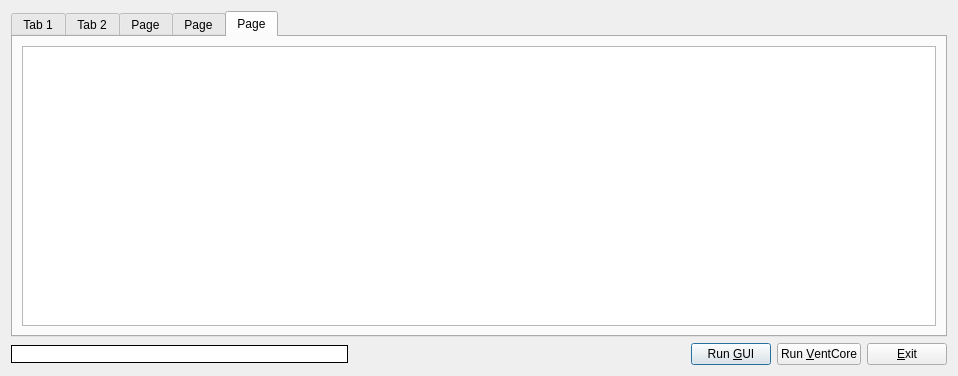
<ui version="4.0" >
 <class>DebugCMP</class>
 <widget class="QDialog" name="DebugCMP" >
  <property name="geometry" >
   <rect>
    <x>0</x>
    <y>0</y>
    <width>958</width>
    <height>376</height>
   </rect>
  </property>
  <property name="windowTitle" >
   <string>Dialog</string>
  </property>
  <layout class="QGridLayout" name="gridLayout_3" >
   <item row="1" column="0" >
    <layout class="QHBoxLayout" name="horizontalLayout" >
     <item>
      <widget class="QLineEdit" name="IDC_VERSION_INFO" >
       <property name="enabled" >
        <bool>false</bool>
       </property>
       <property name="styleSheet" >
        <string notr="true" >QLineEdit
 {
   border-style: outset;
   border-width: 1px;  
   border-color: black;
 }
</string>
       </property>
       <property name="text" >
        <string/>
       </property>
      </widget>
     </item>
     <item>
      <spacer name="horizontalSpacer" >
       <property name="orientation" >
        <enum>Qt::Horizontal</enum>
       </property>
       <property name="sizeHint" stdset="0" >
        <size>
         <width>248</width>
         <height>14</height>
        </size>
       </property>
      </spacer>
     </item>
     <item>
      <widget class="QPushButton" name="newCMPButton" >
       <property name="text" >
        <string>Run &amp;GUI</string>
       </property>
      </widget>
     </item>
     <item>
      <widget class="QPushButton" name="runTestButton" >
       <property name="text" >
        <string>Run &amp;VentCore</string>
       </property>
      </widget>
     </item>
     <item>
      <widget class="QPushButton" name="exitButton" >
       <property name="text" >
        <string>&amp;Exit</string>
       </property>
      </widget>
     </item>
    </layout>
   </item>
   <item row="0" column="0" >
    <widget class="QTabWidget" name="tabWidget" >
     <property name="windowModality" >
      <enum>Qt::NonModal</enum>
     </property>
     <property name="currentIndex" >
      <number>4</number>
     </property>
     <widget class="QWidget" name="tabEVE" >
      <property name="geometry" >
       <rect>
        <x>0</x>
        <y>0</y>
        <width>934</width>
        <height>297</height>
       </rect>
      </property>
      <attribute name="title" >
       <string>Tab 1</string>
      </attribute>
      <layout class="QGridLayout" name="gridLayout" >
       <item row="0" column="0" >
        <widget class="QTextEdit" name="textEdit_1" />
       </item>
      </layout>
     </widget>
     <widget class="QWidget" name="tabGUI" >
      <property name="geometry" >
       <rect>
        <x>0</x>
        <y>0</y>
        <width>934</width>
        <height>297</height>
       </rect>
      </property>
      <attribute name="title" >
       <string>Tab 2</string>
      </attribute>
      <layout class="QGridLayout" name="gridLayout_5" >
       <item row="0" column="0" >
        <widget class="QTextEdit" name="textEdit_2" />
       </item>
      </layout>
     </widget>
     <widget class="QWidget" name="tabGDU" >
      <attribute name="title" >
       <string>Page</string>
      </attribute>
      <layout class="QGridLayout" name="gridLayout_6" >
       <item row="0" column="0" >
        <widget class="QTextEdit" name="textEdit_3" />
       </item>
      </layout>
     </widget>
     <widget class="QWidget" name="tabARB" >
      <attribute name="title" >
       <string>Page</string>
      </attribute>
      <layout class="QGridLayout" name="gridLayout_7" >
       <item row="0" column="0" >
        <widget class="QTextEdit" name="textEdit_4" />
       </item>
      </layout>
     </widget>
     <widget class="QWidget" name="tabALL" >
      <attribute name="title" >
       <string>Page</string>
      </attribute>
      <layout class="QGridLayout" name="gridLayout_2" >
       <item row="0" column="0" >
        <widget class="QTextEdit" name="textEdit_5" />
       </item>
      </layout>
     </widget>
    </widget>
   </item>
  </layout>
 </widget>
 <resources/>
 <connections/>
</ui>
